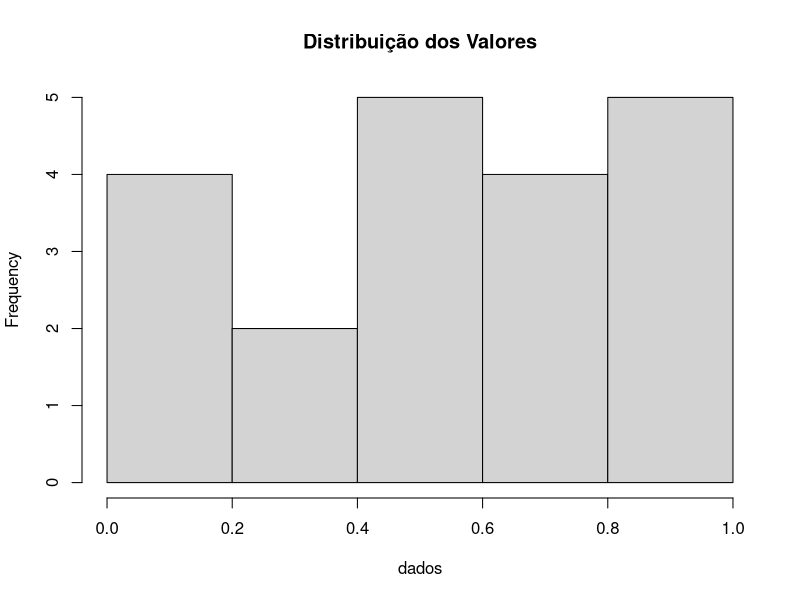

R code for this plot:
## ---- chunk 1
dados <- round(runif(20, 0, 1), 2)
dados
## ---- chunk 2
hist(dados, main = "Distribuição dos Valores")
